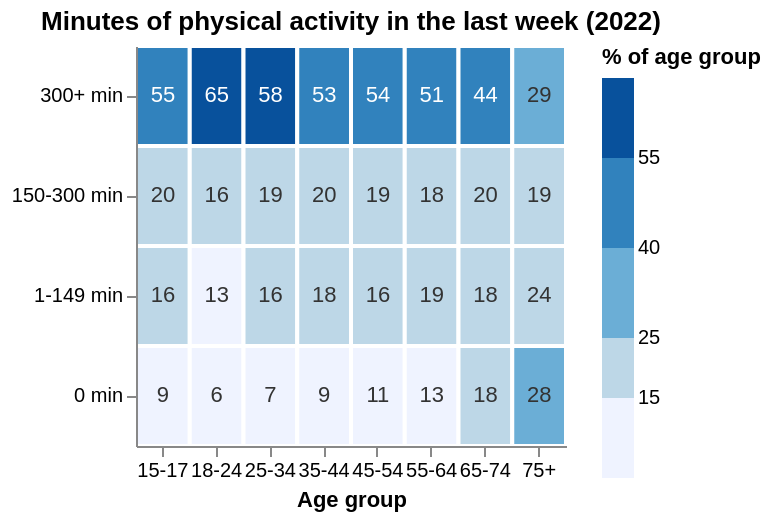

The Vega-Lite source for this figure:
### Vega-Lite specification from a JSON file in a GitHub repository (floating-point values rounded to 4 significant figures)
{"$schema": "https://vega.github.io/schema/vega-lite/v5.json", "title": "Minutes of physical activity in the last week (2022)", "width": 215, "height": 200, "data": {"values": [{"age": "15-17", "minutes": "0 min", "pct": 8.8}, {"age": "15-17", "minutes": "1-149 min", "pct": 15.6}, {"age": "15-17", "minutes": "150-300 min", "pct": 20.3}, {"age": "15-17", "minutes": "300+ min", "pct": 54.8}, {"age": "18-24", "minutes": "0 min", "pct": 6.3}, {"age": "18-24", "minutes": "1-149 min", "pct": 12.9}, {"age": "18-24", "minutes": "150-300 min", "pct": 16.4}, {"age": "18-24", "minutes": "300+ min", "pct": 64.9}, {"age": "25-34", "minutes": "0 min", "pct": 7.4}, {"age": "25-34", "minutes": "1-149 min", "pct": 15.6}, {"age": "25-34", "minutes": "150-300 min", "pct": 19.2}, {"age": "25-34", "minutes": "300+ min", "pct": 57.5}, {"age": "35-44", "minutes": "0 min", "pct": 9.1}, {"age": "35-44", "minutes": "1-149 min", "pct": 17.9}, {"age": "35-44", "minutes": "150-300 min", "pct": 20.1}, {"age": "35-44", "minutes": "300+ min", "pct": 53.1}, {"age": "45-54", "minutes": "0 min", "pct": 10.5}, {"age": "45-54", "minutes": "1-149 min", "pct": 15.9}, {"age": "45-54", "minutes": "150-300 min", "pct": 19.2}, {"age": "45-54", "minutes": "300+ min", "pct": 54.2}, {"age": "55-64", "minutes": "0 min", "pct": 12.9}, {"age": "55-64", "minutes": "1-149 min", "pct": 18.5}, {"age": "55-64", "minutes": "150-300 min", "pct": 17.7}, {"age": "55-64", "minutes": "300+ min", "pct": 50.8}, {"age": "65-74", "minutes": "0 min", "pct": 17.8}, {"age": "65-74", "minutes": "1-149 min", "pct": 17.8}, {"age": "65-74", "minutes": "150-300 min", "pct": 20.0}, {"age": "65-74", "minutes": "300+ min", "pct": 44.3}, {"age": "75+", "minutes": "0 min", "pct": 28.2}, {"age": "75+", "minutes": "1-149 min", "pct": 24.3}, {"age": "75+", "minutes": "150-300 min", "pct": 19.0}, {"age": "75+", "minutes": "300+ min", "pct": 28.8}]}, "encoding": {"x": {"field": "age", "type": "ordinal", "title": "Age group", "axis": {"labelAngle": 0}}, "y": {"field": "minutes", "type": "ordinal", "title": null, "sort": ["300+ min", "150-300 min", "1-149 min", "0 min"]}}, "layer": [{"mark": {"type": "rect", "stroke": "white", "strokeWidth": 2}, "encoding": {"color": {"field": "pct", "type": "quantitative", "title": "% of age group", "scale": {"type": "threshold", "domain": [15, 25, 40, 55], "range": ["#eff3ff", "#bdd7e7", "#6baed6", "#3182bd", "#08519c"]}}, "tooltip": [{"field": "age", "type": "nominal", "title": "Age group"}, {"field": "minutes", "type": "nominal", "title": "Activity last week"}, {"field": "pct", "type": "quantitative", "title": "% of age group", "format": ".1f"}]}}, {"mark": {"type": "text", "fontSize": 11}, "encoding": {"text": {"field": "pct", "type": "quantitative", "format": ".0f"}, "color": {"condition": {"test": "datum.pct > 40", "value": "white"}, "value": "#333333"}}}]}
